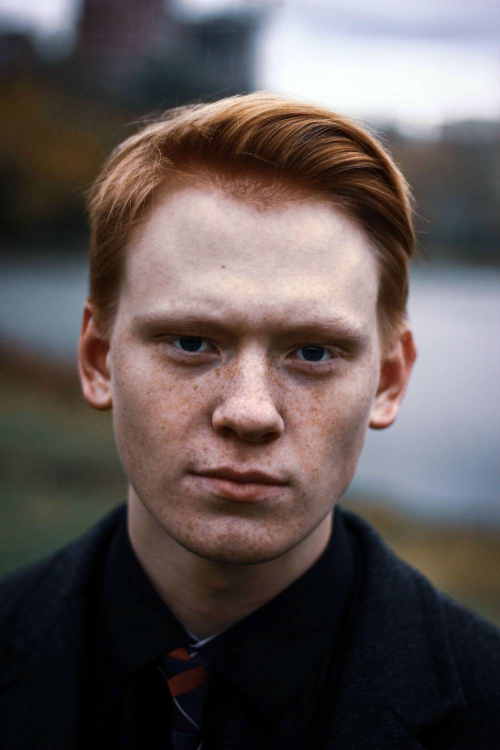
#> input picture face_reference.jpg, 1000 x 1500 px (shown at 1/2 size); the run also reads 1 picture not shown here
$ jupyter execute --allow-errors 'HW_4_Vahid Roudsri.ipynb'
#> lines starting #> are read from the running program, lines starting #| are printed output that depends on the picture
# Irish

[cell 1]
# iris_project.py

import pandas as pd
import matplotlib.pyplot as plt
import seaborn as sns

#> (a cell that did not finish here is left out)

[cell 3]
# -------------------------------------------------
# 3) Correlation analysis
# -------------------------------------------------

# Compute correlation matrix for numeric features
numeric_cols = ["sepal_length", "sepal_width", "petal_length", "petal_width", "petal_ratio"]
#> (the rest of this cell did not finish here and is left out)

[cell 4]
# -------------------------------------------------
# 4) Visualization settings
# -------------------------------------------------

sns.set(style="whitegrid")  # Optional: nicer style for plots

# 4-1) Heatmap of correlation matrix
plt.figure(figsize=(8, 6))
#> (the rest of this cell did not finish here and is left out)

[cell 5]
# 4-2) Pairplot (pairwise relationships)
plt.figure()
#> (the rest of this cell did not finish here and is left out)

[cell 6]
# 4-3) Boxplot of petal_ratio by species
plt.figure(figsize=(8, 5))
#> (the rest of this cell did not finish here and is left out)

[cell 7]
# 4-4) Scatter plot: petal_length vs petal_ratio
plt.figure(figsize=(8, 5))
#> (the rest of this cell did not finish here and is left out)

#> (a cell that did not finish here is left out)

 یک ویژگی بسیار قوی برای جداسازی سه گونه است  petal_ratio
 Setosa ===> نسبتا بزرگ
 Versicolor ===> متوسط
 Virginica ==>  کوچک
2-  ارابطه نسبت با طول گلبرگ وجود دارد، اما بسته به گونه متفاوت است
3 -نمودارها نشان می‌دهند که این ویژگی به‌تنهایی می‌تواند الگوی گونه‌ها را آشکار کند

# Climate change

[cell 9]
import pandas as pd
import numpy as np
import matplotlib.pyplot as plt

def analyze_climate_data(file_path):
    # ---------------------------------------------------------
    # 1. DATA PREPARATION & CLEANING
    # ---------------------------------------------------------
    print("Loading climate dataset...")

    # Load CSV file
    try:
        df = pd.read_csv(file_path)
    except FileNotFoundError:
        print(f"File {file_path} not found. Please verify the path.")
        return

    # Convert date column to datetime format
    df['dt'] = pd.to_datetime(df['dt'])

    # Sort data by country and date
    df = df.sort_values(['Country', 'dt'])

    # --- Filling NaN values using a centered 5-year rolling mean ---
    # This uses a rolling window of size 5, centered around each row.
    # min_periods=1 ensures mean is computed even if fewer neighbors exist.
    df['AverageTemperature'] = df.groupby('Country')['AverageTemperature'].transform(
        lambda x: x.fillna(x.rolling(window=5, min_periods=1, center=True).mean())
    )

    # Remove remaining NaN values (mostly at dataset boundaries)
    df.dropna(subset=['AverageTemperature'], inplace=True)

    # --- Add a Decade column ---
    df['Year'] = df['dt'].dt.year
    df['Decade_Num'] = (df['Year'] // 10) * 10
    df['Decade'] = df['Decade_Num'].astype(str) + 's'

    # --- Filter countries with at least 100 years of continuous data ---
    country_counts = df.groupby('Country')['Year'].nunique()
    valid_countries = country_counts[country_counts >= 100].index
    df_filtered = df[df['Country'].isin(valid_countries)].copy()

    print(f"Remaining countries after filtering: {len(valid_countries)}")

    # ---------------------------------------------------------
    # 2. NUMERICAL ANALYSIS
    # ---------------------------------------------------------

    # --- 2.1 Global mean temperature per year ---
    global_yearly_temp = df_filtered.groupby('Year')['AverageTemperature'].mean().reset_index()

    # Prepare data for heatmap (select 15 countries for readability)
    top_countries = df_filtered['Country'].unique()[:15]
    df_heatmap = df_filtered[df_filtered['Country'].isin(top_countries)]

    # Compute decade-wise mean for each country
    heatmap_data = df_heatmap.groupby(['Country', 'Decade_Num'])['AverageTemperature'].mean().unstack()

    # Normalize data per country (subtract each country’s mean)
    heatmap_data_normalized = heatmap_data.sub(heatmap_data.mean(axis=1), axis=0)

    # --- 2.2 Linear trend estimation using numpy.polyfit ---
    x = global_yearly_temp['Year'].values
    y = global_yearly_temp['AverageTemperature'].values

    # Fit a straight line: y = slope * x + intercept
    slope, intercept = np.polyfit(x, y, 1)
    trend_line = slope * x + intercept

    # Convert warming slope to °C per decade
    warming_rate_per_decade = slope * 10
    print(f"Estimated global warming rate: {warming_rate_per_decade:.4f} °C per decade")

    # --- 2.3 Temperature prediction until 2050 (3 scenarios) ---
    last_year = x.max()
    future_years = np.arange(last_year, 2051)

    # Starting temperature at last available point
    start_temp = slope * last_year + intercept
    years_delta = future_years - last_year

    # Scenario 1: Base — current warming rate
    pred_base = start_temp + (slope * years_delta)

    # Scenario 2: Optimistic — 30% reduced warming rate
    pred_optimistic = start_temp + (slope * 0.7 * years_delta)

    # Scenario 3: Pessimistic — 50% increased warming rate
    pred_pessimistic = start_temp + (slope * 1.5 * years_delta)

    # ---------------------------------------------------------
    # 3. VISUALIZATION (3 Subplots)
    # ---------------------------------------------------------

    fig, (ax1, ax2, ax3) = plt.subplots(3, 1, figsize=(12, 18))
    plt.subplots_adjust(hspace=0.4)

    # --- Plot 1: Global temperature + linear trend ---
    ax1.scatter(x, y, color='lightblue', label='Annual Global Mean Temp', alpha=0.6, s=15)
    ax1.plot(x, trend_line, color='red', linewidth=2,
             label=f'Trend Line (Rate: {warming_rate_per_decade:.3f} °C/Decade)')
    ax1.set_title('Global Land Temperature with Linear Trend', fontsize=14)
    ax1.set_xlabel('Year')
    ax1.set_ylabel('Temperature (°C)')
    ax1.legend()
    ax1.grid(True, alpha=0.3)

    # --- Plot 2: Heatmap of decade-based temperature anomalies ---
    decades = heatmap_data_normalized.columns
    countries = heatmap_data_normalized.index

    im = ax2.imshow(heatmap_data_normalized, cmap='coolwarm', aspect='auto')

    ax2.set_xticks(np.arange(len(decades)))
    ax2.set_xticklabels([f"{d}s" for d in decades], rotation=45)
    ax2.set_yticks(np.arange(len(countries)))
    ax2.set_yticklabels(countries)
    ax2.set_title('Decade-wise Temperature Anomalies (Top 15 Countries)', fontsize=14)

    cbar = fig.colorbar(im, ax=ax2)
    cbar.set_label('Temperature Anomaly (°C) relative to country mean')

    # --- Plot 3: Temperature prediction under 3 different scenarios ---
    ax3.plot(x[-20:], y[-20:], color='gray',
             label='Historical (Last 20 Years)', alpha=0.5)

    ax3.plot(future_years, pred_base, color='orange', linewidth=2,
             label='Base Scenario (Current Rate)')

    ax3.plot(future_years, pred_optimistic, color='green', linestyle='--', linewidth=2,
             label='Optimistic Scenario (-30% Rate)')

    ax3.plot(future_years, pred_pessimistic, color='red', linestyle=':', linewidth=2,
             label='Pessimistic Scenario (+50% Rate)')

    ax3.fill_between(future_years, pred_optimistic, pred_pessimistic,
                     color='yellow', alpha=0.1)

    ax3.set_title('Projected Global Temperature up to Year 2050', fontsize=14)
    ax3.set_xlabel('Year')
    ax3.set_ylabel('Temperature (°C)')
    ax3.legend()
    ax3.grid(True, alpha=0.3)

    # Display all plots
    plt.show()


# Run (ensure CSV file exists in the same folder)
analyze_climate_data('GlobalLandTemperaturesByCountry.csv')

# 3  Text Processing

[cell 10]
import pandas as pd
import matplotlib.pyplot as plt
import seaborn as sns

# 1. Read the CSV file into a DataFrame
#> (the rest of this cell did not finish here and is left out)

#> (a cell that did not finish here is left out)

[cell 12]
import pandas as pd
import matplotlib.pyplot as plt
from collections import Counter
import string

# ==========================
# Step 1: Load and clean data
# ==========================

# 1.1 Read CSV file
#> (the rest of this cell did not finish here and is left out)

# Face Unlock

[cell 13]
import os
import glob
import numpy as np
import pandas as pd
import matplotlib.pyplot as plt


# ============================================
# Utility functions for image processing
# ============================================

def load_image_gray(path):
    """
    Load an image from disk and convert it to grayscale.
    - If image is RGB, converts to grayscale using luminosity method.
    - Normalizes pixel values to [0, 1] as float32.
    """
#> called with path = 'face_reference.jpg'
    img = plt.imread(path)
#> img is the input picture: shape (1500, 1000, 3); mean R, G, B 95.7, 86.2, 85.3

    # Ensure float32
    img = img.astype(np.float32)

    # Some formats may return uint8 [0,255], some float [0,1]
    if img.max() > 1.0:
        img = img / 255.0  # normalize to [0, 1]

    if img.ndim == 3:
        # Convert RGB to grayscale using standard weights
        # Y = 0.299 R + 0.587 G + 0.114 B
        r = img[:, :, 0]
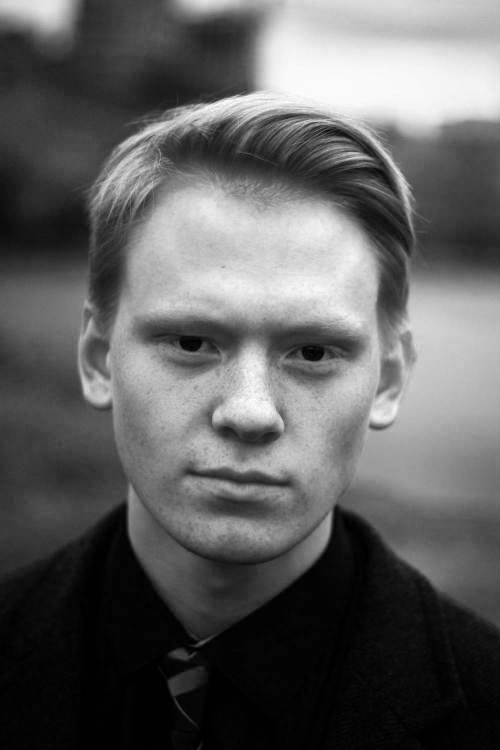
#> r: shape (1500, 1000) float32 (shown at 1/2 size); min 0, max 1, mean 0.375
        g = img[:, :, 1]
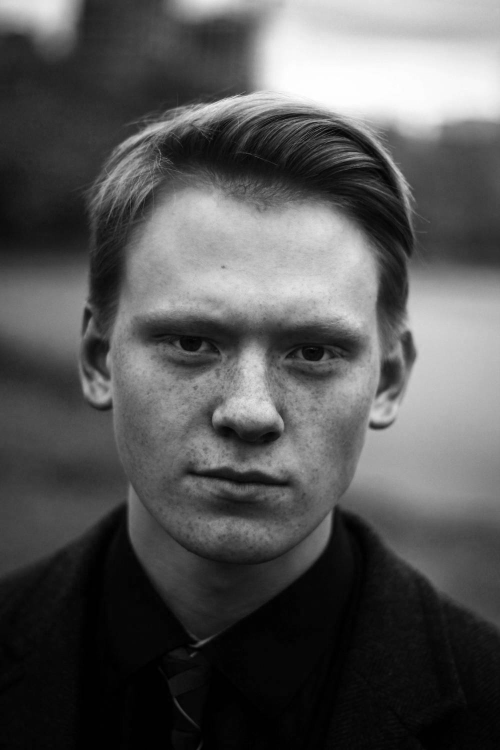
#> g: shape (1500, 1000) float32 (shown at 1/2 size); min 0, max 1, mean 0.338
        b = img[:, :, 2]
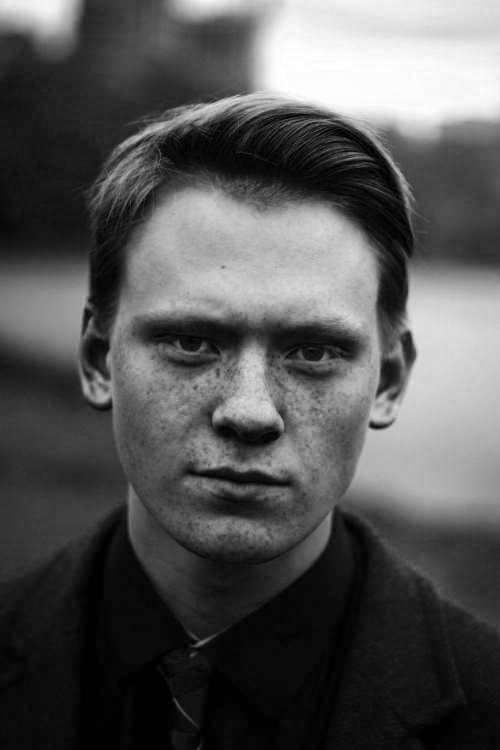
#> b: shape (1500, 1000) float32 (shown at 1/2 size); min 0, max 1, mean 0.335
        gray = 0.299 * r + 0.587 * g + 0.114 * b
    else:
        # Already grayscale
        gray = img

    return gray


def crop_to_same_size(img1, img2):
    """
    Crop two images to the same (minimum) height and width.
    """
    h = min(img1.shape[0], img2.shape[0])
    w = min(img1.shape[1], img2.shape[1])

    img1_cropped = img1[:h, :w]
    img2_cropped = img2[:h, :w]

    return img1_cropped, img2_cropped


def compute_mae_mse(img1, img2):
    """
    Compute Mean Absolute Error (MAE) and Mean Squared Error (MSE)
    between two images of the same shape.
    """
    diff = img1 - img2
#> diff: shape (1500, 1000) float32; every value is 0
    mae = np.mean(np.abs(diff))
#> mae = 0
    mse = np.mean(diff ** 2)
#> mse = 0
    return mae, mse


# ============================================
# Single comparison: simulate Face Unlock
# ============================================

def face_unlock_single(ref_path, input_path, mae_threshold=0.05, mse_threshold=0.01):
    """
    Compare a reference face with a single input face image.

    - Loads images in grayscale
    - Crops them to the same size
    - Computes MAE and MSE
    - Shows both images side-by-side with decision text
    """
    if not os.path.exists(ref_path):
        raise FileNotFoundError(f"Reference image not found: {ref_path}")
    if not os.path.exists(input_path):
        raise FileNotFoundError(f"Input image not found: {input_path}")

    ref_img = load_image_gray(ref_path)
    in_img = load_image_gray(input_path)

    ref_img, in_img = crop_to_same_size(ref_img, in_img)

    mae, mse = compute_mae_mse(ref_img, in_img)
#> mae = 0; mse = 0

    # Simple decision rule (AND condition)
    is_match = (mae < mae_threshold) and (mse < mse_threshold)
#> is_match = True

    # Visualization
    plt.figure(figsize=(8, 4))

    plt.subplot(1, 2, 1)
    plt.imshow(ref_img, cmap="gray")
    plt.axis("off")
    plt.title("Reference Face")

    plt.subplot(1, 2, 2)
    plt.imshow(in_img, cmap="gray")
    plt.axis("off")

    title_text = f"MAE={mae:.4f}, MSE={mse:.4f}\n"
    if is_match:
        title_text += "Result: FACE MATCHED"
    else:
        title_text += "Result: FACE NOT MATCHED"

    plt.title(title_text)

    plt.suptitle("Simple Face Unlock Simulation", fontsize=14)
    plt.tight_layout()
    plt.show()
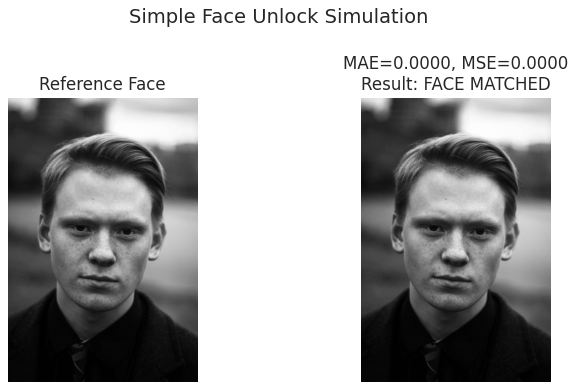
#> figure drawn by matplotlib, 2 panels

    return mae, mse, is_match


# ============================================
# Multiple comparisons: analysis with DataFrame
# ============================================

# [40 lines left out: function face_unlock_batch, not called in this run]

[cell 14]
ref_path = "face_reference.jpg"
input_path = "face_input_1.jpg"
face_unlock_single(ref_path, input_path, mae_threshold=0.05, mse_threshold=0.01)

[cell 15]
import os
import matplotlib.pyplot as plt
import pandas as pd

def show_four_faces_with_metrics(ref_path, input_paths,
                                 mae_threshold=0.05, mse_threshold=0.01):
    """
    Show reference face and three variations side-by-side (4 subplots).
    - input_paths: list of 4 image paths where the first one is the reference
    - Returns: pandas.DataFrame with metrics for each image
    """
#> called with ref_path = 'face_reference.jpg', mae_threshold = 0.05, mse_threshold = 0.01
    if not os.path.exists(ref_path):
        raise FileNotFoundError(f"Reference image not found: {ref_path}")

    # Load reference once
    ref_img_full = load_image_gray(ref_path)

    # We expect 4 images in total (1 ref + 3 modified)
    if len(input_paths) != 4:
        raise ValueError("Please provide exactly 4 image paths in input_paths.")

    # Prepare figure with 1 row and 4 columns
    fig, axes = plt.subplots(1, 4, figsize=(16, 4))

    # List to collect metric results for DataFrame
    results = []

    for idx, (ax, path) in enumerate(zip(axes, input_paths)):
        if not os.path.exists(path):
            raise FileNotFoundError(f"Input image not found: {path}")

        in_img_full = load_image_gray(path)

        # Crop both to same size
        ref_img, in_img = crop_to_same_size(ref_img_full, in_img_full)

        # Compute metrics
        mae, mse = compute_mae_mse(ref_img, in_img)
#> mae = 0; mse = 0
        is_match = (mae < mae_threshold) and (mse < mse_threshold)
#> is_match = True

        # Show the input image (not the reference) in subplot
        ax.imshow(in_img, cmap="gray")
        ax.axis("off")

        # Build a descriptive label
        if idx == 0:
            label = "Reference"
        else:
            label = f"Modified {idx}"

        title_text = f"{label}\nMAE={mae:.4f}, MSE={mse:.4f}\n"
        title_text += "MATCHED" if is_match else "NOT MATCHED"
        ax.set_title(title_text, fontsize=9)

        # Save metrics for this image to results list
        results.append({
            "label": label,
            "image_path": path,
            "MAE": mae,
            "MSE": mse,
            "is_match": is_match
        })
#> pass 2 of the loop in show_four_faces_with_metrics, `for idx, (ax, path) in enumerate(zip(axes, input_paths)):`:
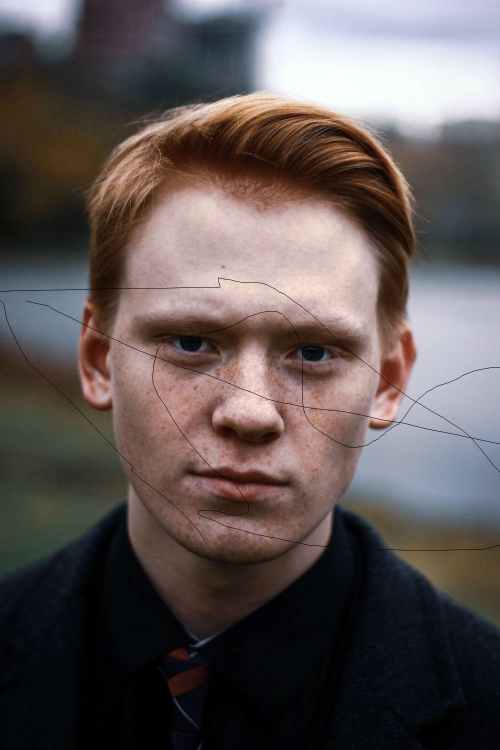
#> input picture face_modified_1.jpg, 1000 x 1500 px (shown at 1/2 size)
#> in load_image_gray, img is the input picture: shape (1500, 1000, 3); mean R, G, B 95.3, 85.9, 84.9
#> in load_image_gray (call 5), `b = img[:, :, 2]`:
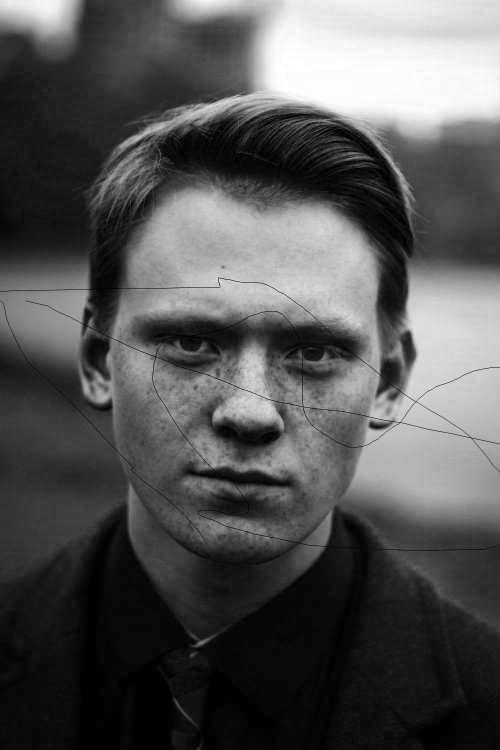
#> b: shape (1500, 1000) float32 (shown at 1/2 size); min 0, max 1, mean 0.333
#> in compute_mae_mse (call 3), `diff = img1 - img2`:
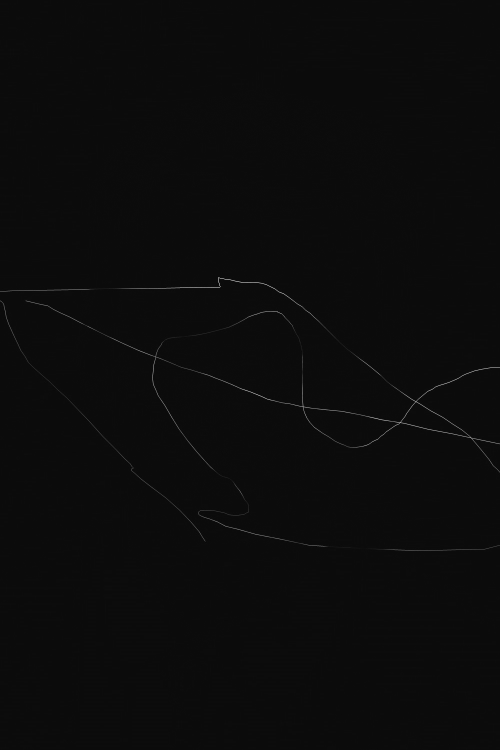
#> diff: shape (1500, 1000) float32 (shown at 1/2 size); min -0.0419, max 0.857, mean 0.00143; drawn with min black and max white
#> in compute_mae_mse (call 3), `mae = np.mean(np.abs(diff))`: mae = 0.00202
#> in compute_mae_mse (call 3), `mse = np.mean(diff ** 2)`: mse = 0.000537
#> in show_four_faces_with_metrics, `mae, mse = compute_mae_mse(ref_img, in_img)`: mae = 0.00202; mse = 0.000537
#> pass 3 of the loop in show_four_faces_with_metrics, `for idx, (ax, path) in enumerate(zip(axes, input_paths)):`:
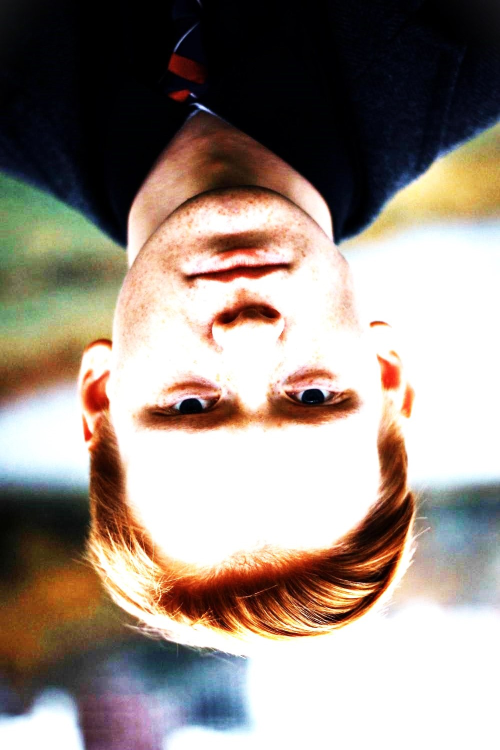
#> input picture face_modified_2.jpg, 1000 x 1500 px (shown at 1/2 size)
#> in load_image_gray, img is the input picture: shape (1500, 1000, 3); mean R, G, B 153.6, 141.4, 132.7
#> in load_image_gray (call 6), `gray = 0.299 * r + 0.587 * g + 0.114 * b`:
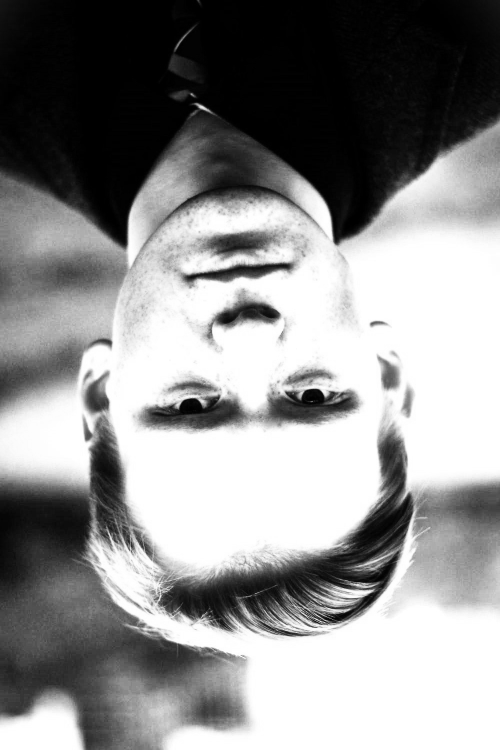
#> gray: shape (1500, 1000) float32 (shown at 1/2 size); min 0, max 1, mean 0.565
#> in compute_mae_mse (call 4), `diff = img1 - img2`:
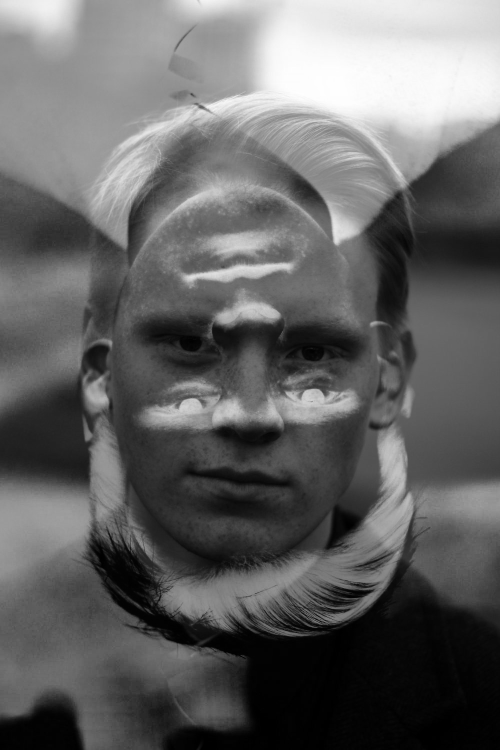
#> diff: shape (1500, 1000) float32 (shown at 1/2 size); min -1, max 0.995, mean -0.216; drawn with min black and max white
#> in compute_mae_mse (call 4), `mae = np.mean(np.abs(diff))`: mae = 0.471
#> in compute_mae_mse (call 4), `mse = np.mean(diff ** 2)`: mse = 0.313
#> in show_four_faces_with_metrics, `mae, mse = compute_mae_mse(ref_img, in_img)`: mae = 0.471; mse = 0.313
#> in show_four_faces_with_metrics, `is_match = (mae < mae_threshold) and (mse < mse_threshold)`: is_match = False
#> the loop made 4 passes; the first 3 are shown

    fig.suptitle("Face Comparison: Reference vs Modified Images", fontsize=14)
    plt.tight_layout()
    plt.show()
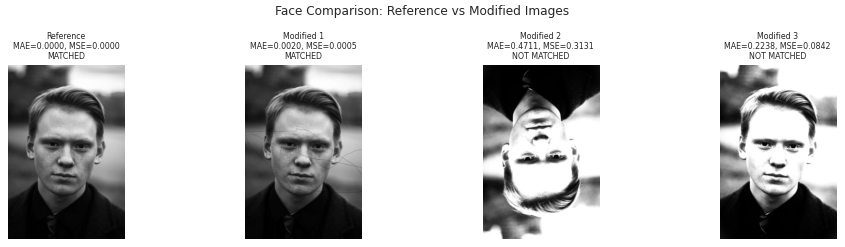
#> figure drawn by matplotlib, 4 panels

    # Create DataFrame from results
    df = pd.DataFrame(results)
    print(df)

    # Plot bar chart of MSE for each image
    plt.figure(figsize=(6, 4))
    plt.bar(df["label"], df["MSE"])
    plt.title("MSE for Each Image")
    plt.xlabel("Image")
    plt.ylabel("MSE")
    plt.tight_layout()
    plt.show()
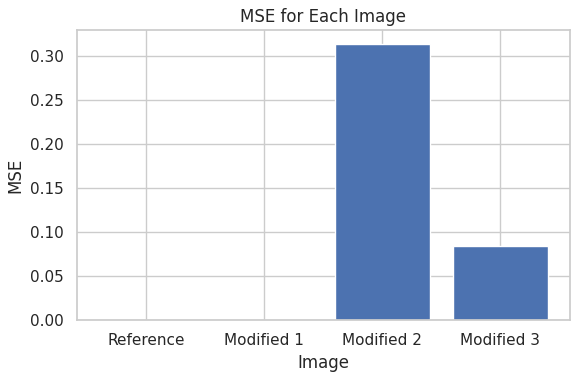
#> figure drawn by matplotlib, 1 panel; tallest bar 0.313 high, from x = 1.6 to 2.4

    return df
